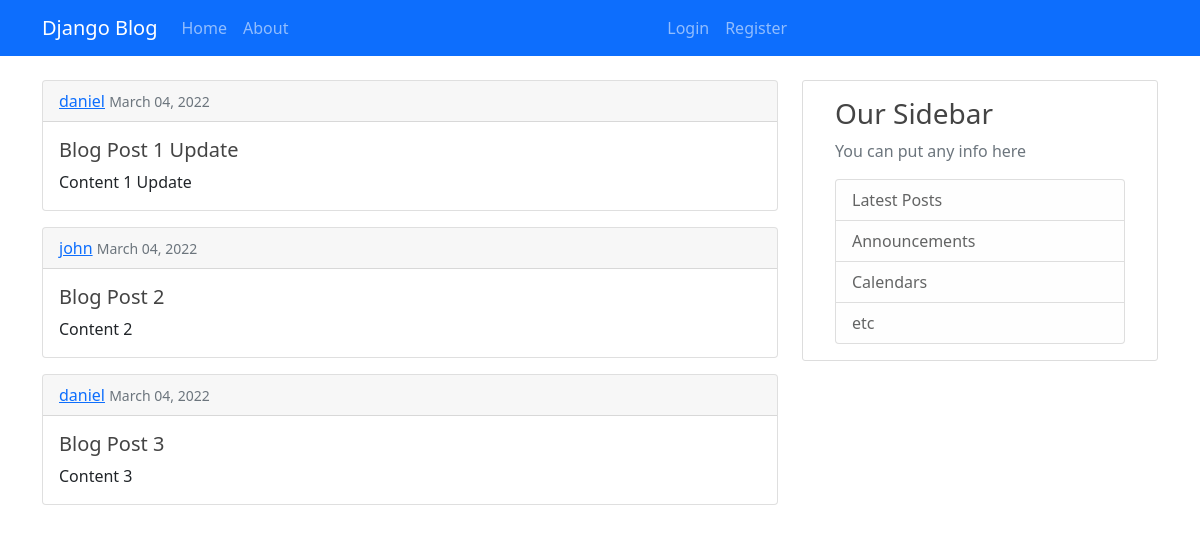
The page / on the database its author committed.
### blog/models.py (models this page shows, shortened)
class Post(models.Model):
  title = models.CharField(max_length=100)
  content = models.TextField()
  date_posted = models.DateTimeField(default=timezone.now)
  author = models.ForeignKey(User, on_delete=models.CASCADE)

### blog/views.py (the view)
# urls.py: path('', views.home, name='blog-home'),
def home(request):
  context = {
    'posts': Post.objects.all()
  }
  return render(request, 'blog/home.html', context)

### blog/templates/blog/home.html
{% extends 'blog/base.html' %} {% block content %} {% for post in posts %}
<div class="card mb-3">
  <div class="card-header">
    <a href="#">{{ post.author }}</a>
    <small class="text-muted">{{ post.date_posted|date:"F d, Y"}}</small>
  </div>
  <div class="card-body">
    <h5 class="card-title">{{ post.title }}</h5>
    <p class="card-text">{{ post.content }}</p>
  </div>
</div>
{% endfor %} {% endblock%}

### blog/static/blog/main.css (style rules this page uses)
body { background: #fafafa; color: #333333; }
h1, h2, h3, h4, h5, h6 { color: #444444; }
a { text-decoration: none; }

### rows shown on the page
Post: author "daniel", date_posted "March 04, 2022", title "Blog Post 1 Update", content "Content 1 Update"
Post: author "john", date_posted "March 04, 2022", title "Blog Post 2", content "Content 2"
Post: author "daniel", date_posted "March 04, 2022", title "Blog Post 3", content "Content 3"
